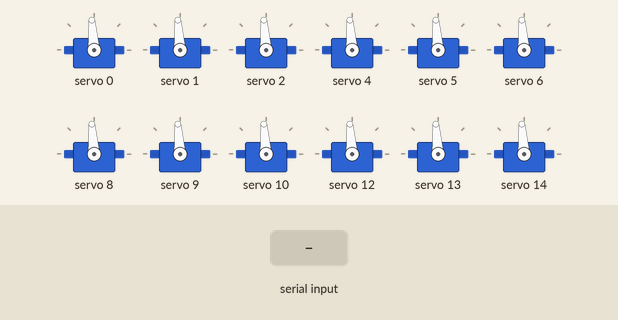
The sketch below on a simulated ESP32. On the bench: 12 × servo. The inputs (shaded band) are chosen by the test bench. What the sketch prints to the serial monitor is not drawn.

Above: at 3.1 s.
3.2 s: "W" received over Serial
5.4 s: "X" received over Serial
Timing chart, 0 to 8.4 s (numbered marks = the images above; inputs shaded):
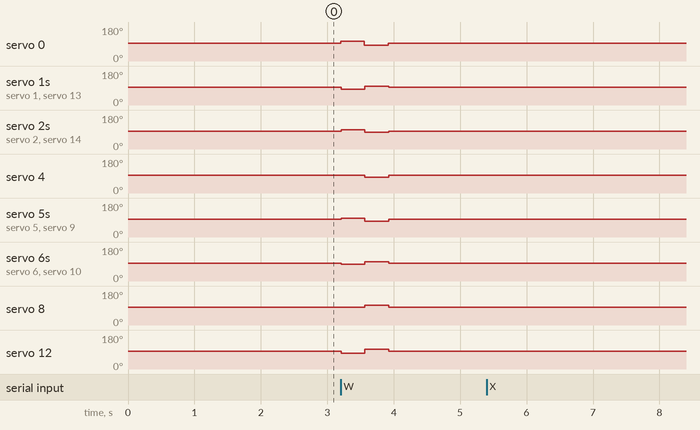

Measured:
- after the input at 3.2 s, servo 0: 94° → 105° at once, → 83° 0.36 s later, → 94° 0.36 s later; servo 1: 94° → 83° at once, → 99° 0.36 s later, → 94° 0.36 s later
- after the input at 5.4 s, every drawn part: stays the same

The sketch:

Spider_Walk_12Servo.ino
```cpp
#include <Wire.h>
#include <Adafruit_PWMServoDriver.h>

// ESP32 + PCA9685 + 12-servo quadruped spider robot
// No sensors, display, Wi-Fi, or web controller.

#define SDA_PIN 21
#define SCL_PIN 22
#define PCA9685_ADDR 0x40

Adafruit_PWMServoDriver pwm(PCA9685_ADDR);

// Logical servo order: FL coxa/femur/tibia, FR, BL, BR
const uint8_t servoChannel[12] = {
  0, 1, 2,       // Front Left
  4, 5, 6,       // Front Right
  8, 9, 10,      // Back Left
  12, 13, 14     // Back Right
};

// Calibrate these to your actual servos. Keep conservative at first.
const int SERVO_MIN_TICK = 100;
const int SERVO_MAX_TICK = 520;
const int ANGLE_MIN = 70;
const int ANGLE_MAX = 110;
const int CENTER_ANGLE = 90;

const int COXA_SWING = 10;
const int FEMUR_LIFT = 10;
const int TIBIA_ADJUST = 8;
const int STEP_DELAY_MS = 350;

int currentAngle[12];

int clampAngle(int angle) {
  return constrain(angle, ANGLE_MIN, ANGLE_MAX);
}

uint16_t angleToTick(int angle) {
  angle = constrain(angle, 0, 180);
  return map(angle, 0, 180, SERVO_MIN_TICK, SERVO_MAX_TICK);
}

void setServo(int logicalIndex, int angle) {
  if (logicalIndex < 0 || logicalIndex >= 12) return;
  angle = clampAngle(angle);
  currentAngle[logicalIndex] = angle;
  pwm.setPWM(servoChannel[logicalIndex], 0, angleToTick(angle));
}

void setLeg(int leg, int coxa, int femur, int tibia) {
  int base = leg * 3;
  setServo(base, coxa);
  setServo(base + 1, femur);
  setServo(base + 2, tibia);
}

void standPose() {
  for (int i = 0; i < 4; i++) {
    setLeg(i, CENTER_ANGLE, CENTER_ANGLE, CENTER_ANGLE);
  }
  delay(600);
}

// First diagonal: Front Left + Back Right move together.
// Second diagonal: Front Right + Back Left move together.
// This is a basic demo gait; adjust directions/angles for your linkage.
void walkForwardStep() {
  // Phase A: lift and swing diagonal FL + BR forward
  setLeg(0, CENTER_ANGLE + COXA_SWING, CENTER_ANGLE - FEMUR_LIFT,
         CENTER_ANGLE + TIBIA_ADJUST);
  setLeg(3, CENTER_ANGLE - COXA_SWING, CENTER_ANGLE - FEMUR_LIFT,
         CENTER_ANGLE + TIBIA_ADJUST);
  // Other diagonal supports the body
  setLeg(1, CENTER_ANGLE, CENTER_ANGLE + FEMUR_LIFT / 2,
         CENTER_ANGLE - TIBIA_ADJUST / 2);
  setLeg(2, CENTER_ANGLE, CENTER_ANGLE + FEMUR_LIFT / 2,
         CENTER_ANGLE - TIBIA_ADJUST / 2);
  delay(STEP_DELAY_MS);

  // Phase B: lower FL + BR; swing FR + BL
  setLeg(0, CENTER_ANGLE - COXA_SWING, CENTER_ANGLE + FEMUR_LIFT / 2,
         CENTER_ANGLE - TIBIA_ADJUST / 2);
  setLeg(3, CENTER_ANGLE + COXA_SWING, CENTER_ANGLE + FEMUR_LIFT / 2,
         CENTER_ANGLE - TIBIA_ADJUST / 2);
  setLeg(1, CENTER_ANGLE - COXA_SWING, CENTER_ANGLE - FEMUR_LIFT,
         CENTER_ANGLE + TIBIA_ADJUST);
  setLeg(2, CENTER_ANGLE + COXA_SWING, CENTER_ANGLE - FEMUR_LIFT,
         CENTER_ANGLE + TIBIA_ADJUST);
  delay(STEP_DELAY_MS);

  // Return toward center for the next cycle
  standPose();
}

void setup() {
  Serial.begin(115200);
  Wire.begin(SDA_PIN, SCL_PIN);
  pwm.begin();
  pwm.setPWMFreq(50);  // Standard hobby-servo frequency
  delay(300);

  // Initialize all channels to center before moving.
  for (int i = 0; i < 12; i++) {
    currentAngle[i] = CENTER_ANGLE;
    pwm.setPWM(servoChannel[i], 0, angleToTick(CENTER_ANGLE));
  }
  delay(1000);
  standPose();
  Serial.println("Spider ready. Send W to walk, S to stand, X to stop walking.");
}

void loop() {
  if (Serial.available()) {
    char command = Serial.read();
    if (command == 'W' || command == 'w') {
      walkForwardStep();
    } else if (command == 'S' || command == 's') {
      standPose();
    } else if (command == 'X' || command == 'x') {
      standPose();
      Serial.println("Stopped at stand pose.");
    }
  }
}
```
